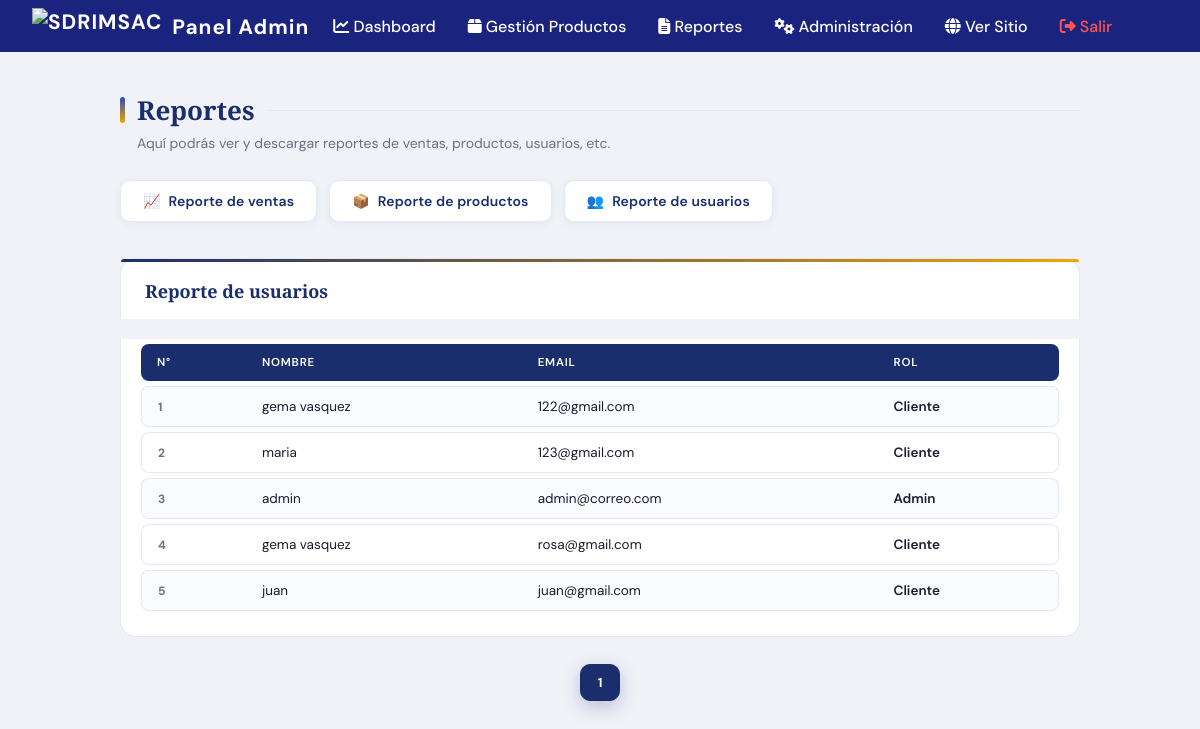
The page /public/admin/reportes.php?reporte=usuarios on the database its author committed.
### tables this page shows
CREATE TABLE `usuarios` (
  `id` int(11) NOT NULL,
  `nombre` varchar(100) NOT NULL,
  `contraseña` varchar(255) NOT NULL,
  `email` varchar(150) DEFAULT NULL,
  `password` varchar(255) DEFAULT NULL,
  `is_admin` tinyint(1) DEFAULT 0,
  `is_blocked` tinyint(1) NOT NULL DEFAULT 0
);

### public/admin/reportes.php (the view, shortened to what this page needs)
<?php
include __DIR__ . '/includes/header_admin.php';
require_once __DIR__ . '/../../config/database.php';
?>
<link rel="stylesheet" href="assets/css/reportes.css">
<section class="reportes-section">
    <h2>Reportes</h2>
    <p>Aquí podrás ver y descargar reportes de ventas, productos, usuarios, etc.</p>
    <ul>
        <li><a href="?reporte=ventas">Reporte de ventas</a></li>
        <li><a href="?reporte=productos">Reporte de productos</a></li>
        <li><a href="?reporte=usuarios">Reporte de usuarios</a></li>
    </ul>
    <?php
    if(isset($_GET['reporte'])){
        $tipo = $_GET['reporte'];
        if($tipo === 'usuarios'){
            echo '<h3>Reporte de usuarios</h3>';
            $usuariosPorPagina = 10;
            $totalUsuarios = $conn->query("SELECT COUNT(*) as total FROM usuarios")->fetch_assoc()['total'];
            $totalPaginas = ceil($totalUsuarios / $usuariosPorPagina);
            $paginaActual = isset($_GET['pagina']) ? max(1, intval($_GET['pagina'])) : 1;
            $offset = ($paginaActual - 1) * $usuariosPorPagina;
            $q = $conn->query("SELECT id, nombre, email, is_admin FROM usuarios ORDER BY id ASC LIMIT $usuariosPorPagina OFFSET $offset");
            echo '<table><tr><th>N°</th><th>Nombre</th><th>Email</th><th>Rol</th></tr>';
            $num = $offset + 1;
            while($r = $q->fetch_assoc()){
                echo '<tr><td>'.$num.'</td><td>'.htmlspecialchars($r['nombre']).'</td><td>'.htmlspecialchars($r['email']).'</td><td>'.($r['is_admin']?'Admin':'Cliente').'</td></tr>';
                $num++;
            }
            echo '</table>';
            echo '<nav class="paginacion" style="margin-top:20px; text-align:center;">';
            for($i=1; $i<=$totalPaginas; $i++){
                echo '<a href="?reporte=usuarios&pagina='.$i.'" class="paginacion-btn'.($i==$paginaActual?' activa':'').'"> '.$i.' </a>';
            }
            echo '</nav>';
        }
    }
    ?>
</section>

### public/assets/css/dashboard.css (style rules this page uses)
:root { --primary: #1a2e6e; --primary-light: #2a4cbf; --accent: #f0a500; --accent-soft: #fff7e0; --bg: #f0f2f8; --card: #ffffff; --text: #1a1d2e; --muted: #6b7280; --border: #e4e8f0; --success: #059669; --danger: #dc2626; --pending: #d97706; --shadow: 0 4px 24px rgba(26,46,110,0.10); --radius: 16px; }
*, *::before, *::after { box-sizing: border-box; margin: 0; padding: 0; }

### rows shown on the page
usuarios: nombre "gema vasquez", email "122@gmail.com", is_admin "Cliente"
usuarios: nombre "maria", email "123@gmail.com", is_admin "Cliente"
usuarios: nombre "admin", email "admin@correo.com", is_admin "Admin"
usuarios: nombre "gema vasquez", email "rosa@gmail.com", is_admin "Cliente"
usuarios: nombre "juan", email "juan@gmail.com", is_admin "Cliente"
